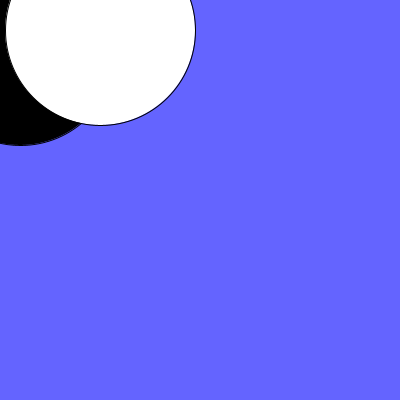
Frame 1 (no input)
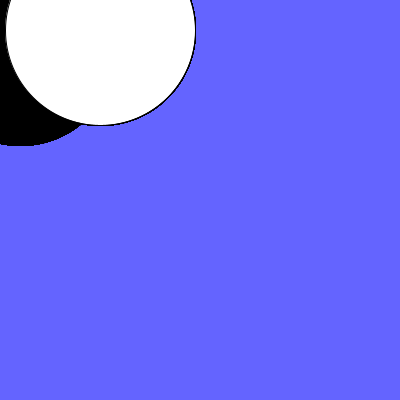
Frame 60 (the mouse pressed at the canvas centre just before this capture)
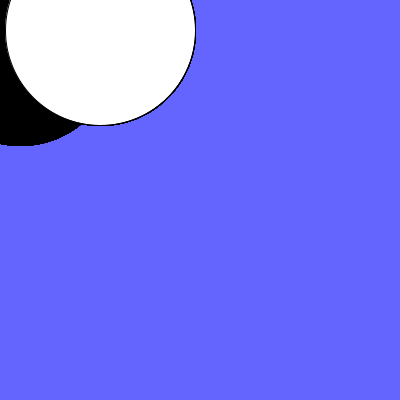
Frame 120 (the mouse held since frame 60 and released just before this capture)

The Processing sketch that drew these frames (run headless with seeded random() and noise(); from frame 60 on, the mouse is pressed at the canvas centre):

// Processing sketch: Les_3_voorbereiding
// ── Les_3_voorbereiding.pde
//OPGAVE DAMSTEEN 
 Damsteen zwart = new Damsteen(20, 50, #000000, 190);
 Damsteen wit = new Damsteen(100, 30, #FFFFFF, 190);

class Damsteen {
  int xpos;
  int ypos;
  color kleur;
  int diameter;
  
  Damsteen(int xpositie, int ypositie, color kleurtje, int diametertje) {
    this.xpos = xpositie;
    this.ypos = ypositie;
    this.kleur = kleurtje;
    this.diameter = diametertje;
  }
  void tekenStenen() {
    fill(this.kleur);
    ellipseMode(CENTER);
    ellipse(this.xpos, this.ypos, this.diameter, this.diameter);
  }
}

void setup() {
 size(400, 400);
 background(100, 100, 255);
}

void draw() {
  zwart.tekenStenen();
  wit.tekenStenen();
}
